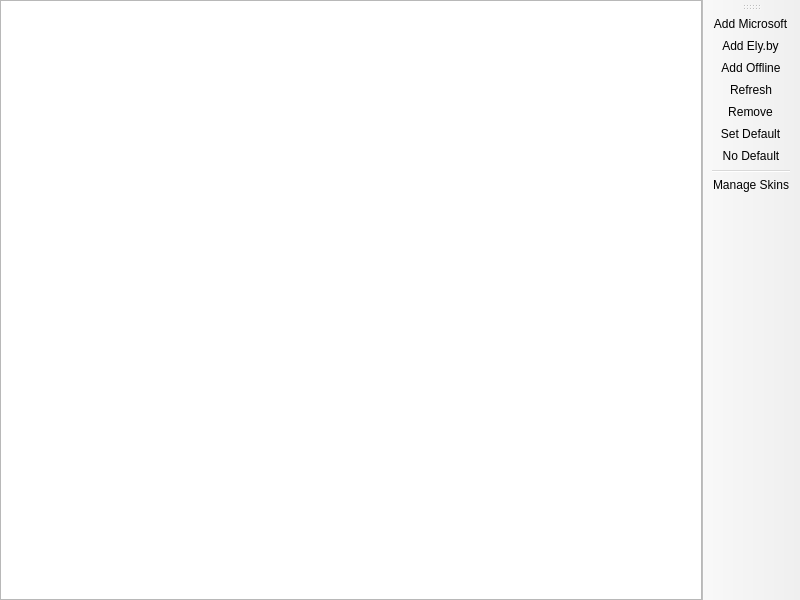
<?xml version="1.0" encoding="UTF-8"?>
<ui version="4.0">
 <class>AccountListPage</class>
 <widget class="QMainWindow" name="AccountListPage">
  <property name="geometry">
   <rect>
    <x>0</x>
    <y>0</y>
    <width>800</width>
    <height>600</height>
   </rect>
  </property>
  <widget class="QWidget" name="centralwidget">
   <layout class="QHBoxLayout" name="horizontalLayout">
    <property name="leftMargin">
     <number>0</number>
    </property>
    <property name="topMargin">
     <number>0</number>
    </property>
    <property name="rightMargin">
     <number>0</number>
    </property>
    <property name="bottomMargin">
     <number>0</number>
    </property>
    <item>
     <widget class="VersionListView" name="listView">
      <property name="alternatingRowColors">
       <bool>true</bool>
      </property>
      <property name="rootIsDecorated">
       <bool>false</bool>
      </property>
      <property name="itemsExpandable">
       <bool>false</bool>
      </property>
      <property name="allColumnsShowFocus">
       <bool>true</bool>
      </property>
      <attribute name="headerStretchLastSection">
       <bool>false</bool>
      </attribute>
     </widget>
    </item>
   </layout>
  </widget>
  <widget class="WideBar" name="toolBar">
   <attribute name="toolBarArea">
    <enum>RightToolBarArea</enum>
   </attribute>
   <attribute name="toolBarBreak">
    <bool>false</bool>
   </attribute>
   <addaction name="actionAddMicrosoft"/>
   <addaction name="actionAddEly"/>
   <addaction name="actionAddOffline"/>
   <addaction name="actionRefresh"/>
   <addaction name="actionRemove"/>
   <addaction name="actionSetDefault"/>
   <addaction name="actionNoDefault"/>
   <addaction name="separator"/>
   <addaction name="actionManageSkins"/>
  </widget>
  <action name="actionSetDefault">
   <property name="text">
    <string>&amp;Set Default</string>
   </property>
  </action>
  <action name="actionNoDefault">
   <property name="checkable">
    <bool>true</bool>
   </property>
   <property name="text">
    <string>&amp;No Default</string>
   </property>
  </action>
  <action name="actionManageSkins">
   <property name="text">
    <string>&amp;Manage Skins</string>
   </property>
   <property name="toolTip">
    <string>Manage Skins</string>
   </property>
  </action>
  <action name="actionAddMicrosoft">
   <property name="text">
    <string>&amp;Add Microsoft</string>
   </property>
  </action>
  <action name="actionAddEly">
      <property name="text">
          <string>&amp;Add Ely.by</string>
      </property>
  </action>
  <action name="actionAddOffline">
   <property name="text">
    <string>Add &amp;Offline</string>
   </property>
  </action>
  <action name="actionRefresh">
   <property name="text">
    <string>&amp;Refresh</string>
   </property>
   <property name="toolTip">
    <string>Refresh the account tokens</string>
   </property>
  </action>
  <action name="actionRemove">
   <property name="text">
    <string>Remo&amp;ve</string>
   </property>
  </action>
 </widget>
 <customwidgets>
  <customwidget>
   <class>VersionListView</class>
   <extends>QTreeView</extends>
   <header>ui/widgets/VersionListView.h</header>
  </customwidget>
  <customwidget>
   <class>WideBar</class>
   <extends>QToolBar</extends>
   <header>ui/widgets/WideBar.h</header>
  </customwidget>
 </customwidgets>
 <resources/>
 <connections/>
</ui>
